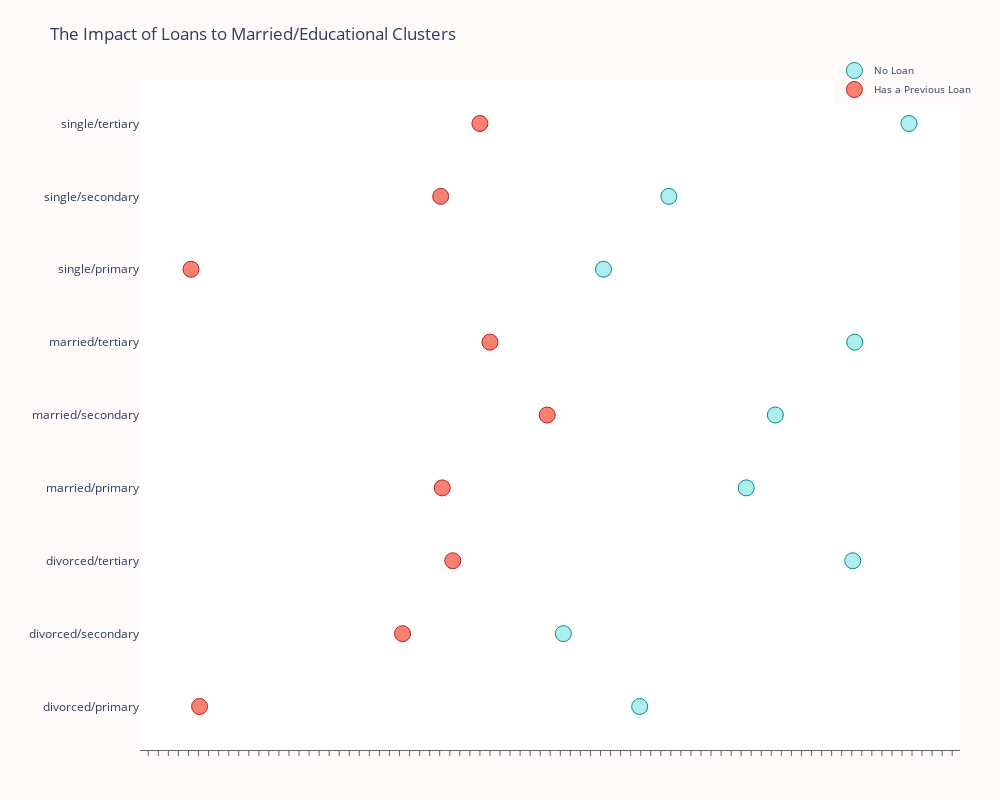

Notebook cell for this chart:
### Code cell
loan_balance = df_copy.groupby(['marital/education', 'loan'], as_index=False)['balance'].median()
no_loan = loan_balance['balance'].loc[loan_balance['loan'] == 'no'].values
has_loan = loan_balance['balance'].loc[loan_balance['loan'] == 'yes'].values

labels = loan_balance['marital/education'].unique().tolist()

trace0 = go.Scatter(
  x=no_loan,
  y=labels,
  mode='markers',
  name='No Loan',
  marker=dict(
    color='rgb(175,238,238)',
    line=dict(
      color='rgb(0,139,139)',
      width=1,
    ),
    symbol='circle',
    size=16,
  )
)
trace1 = go.Scatter(
  x=has_loan,
  y=labels,
  mode='markers',
  name='Has a Previous Loan',
  marker=dict(
    color='rgb(250,128,114)',
    line=dict(
      color='rgb(178,34,34)',
      width=1,
    ),
    symbol='circle',
    size=16,
  )
)

data = [trace0, trace1]
layout = go.Layout(
  title="The Impact of Loans to Married/Educational Clusters",
  xaxis=dict(
    showgrid=False,
    showline=True,
    linecolor='rgb(102, 102, 102)',
    titlefont=dict(
      color='rgb(204, 204, 204)'
    ),
    tickfont=dict(
      color='rgb(102, 102, 102)',
    ),
    showticklabels=False,
    dtick=10,
    ticks='outside',
    tickcolor='rgb(102, 102, 102)',
  ),
  margin=dict(
    l=140,
    r=40,
    b=50,
    t=80
  ),
  legend=dict(
    font=dict(
        size=10,
    ),
    yanchor='middle',
    xanchor='right',
  ),
  width=1000,
  height=800,
  paper_bgcolor='rgb(255,250,250)',
  plot_bgcolor='rgb(255,255,255)',
  hovermode='closest',
)
fig = go.Figure(data=data, layout=layout)
iplot(fig, filename='lowest-oecd-votes-cast')

# Based on Janio Martinez Bachmann's code

### Figure 1 — Plotly figure (JSON) as saved in the notebook; plotly's stock layout.template omitted (floating-point values rounded to 4 significant figures)
{"data": [{"marker": {"color": "rgb(175,238,238)", "line": {"color": "rgb(0,139,139)", "width": 1}, "size": 16, "symbol": "circle"}, "mode": "markers", "name": "No Loan", "type": "scatter", "x": [459, 383, 671, 565, 594, 673, 423, 488, 727], "y": ["divorced/primary", "divorced/secondary", "divorced/tertiary", "married/primary", "married/secondary", "married/tertiary", "single/primary", "single/secondary", "single/tertiary"]}, {"marker": {"color": "rgb(250,128,114)", "line": {"color": "rgb(178,34,34)", "width": 1}, "size": 16, "symbol": "circle"}, "mode": "markers", "name": "Has a Previous Loan", "type": "scatter", "x": [21, 223, 273, 262.5, 367, 310, 12.5, 261, 300], "y": ["divorced/primary", "divorced/secondary", "divorced/tertiary", "married/primary", "married/secondary", "married/tertiary", "single/primary", "single/secondary", "single/tertiary"]}], "layout": {"height": 800, "hovermode": "closest", "legend": {"font": {"size": 10}, "xanchor": "right", "yanchor": "middle"}, "margin": {"b": 50, "l": 140, "r": 40, "t": 80}, "paper_bgcolor": "rgb(255,250,250)", "plot_bgcolor": "rgb(255,255,255)", "title": {"text": "The Impact of Loans to Married/Educational Clusters"}, "width": 1000, "xaxis": {"dtick": 10, "linecolor": "rgb(102, 102, 102)", "showgrid": false, "showline": true, "showticklabels": false, "tickcolor": "rgb(102, 102, 102)", "tickfont": {"color": "rgb(102, 102, 102)"}, "ticks": "outside", "title": {"font": {"color": "rgb(204, 204, 204)"}}}}}
